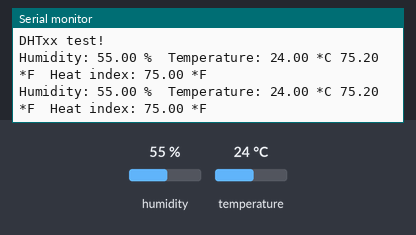
This sketch was run on a simulated Arduino Uno, built with avr-gcc and run on an emulated ATmega328P. Parts: the last lines printed to the serial monitor. Inputs (shaded band) come from the test bench; at power-on: humidity 55 %, temperature 24 °C.

Above: at 2.8 s.
2.9 s: humidity set to 22 %
At 4.5 s:
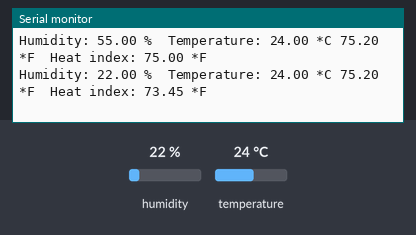
5.6 s: temperature set to 12 °C
At 7.0 s:
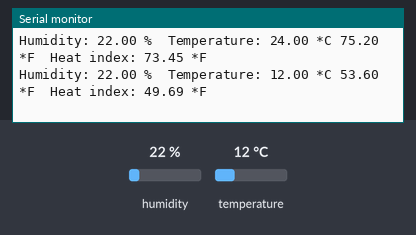
8.3 s: humidity set to 40 %
At 10.7 s:
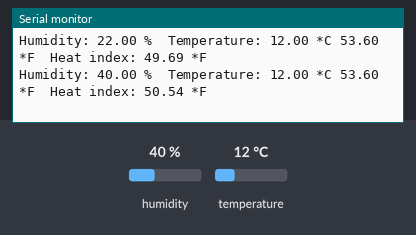
Timing chart, 0 to 12.2 s (numbered marks = the images above; inputs shaded):
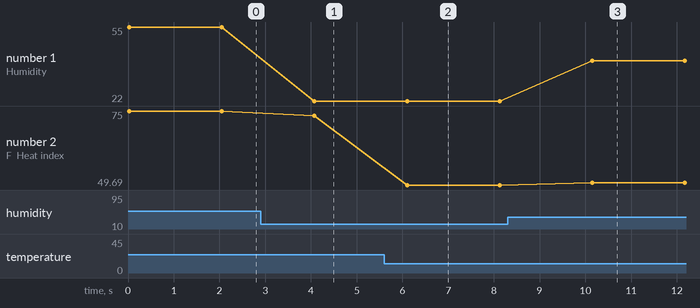

Measured:
- after the input at 2.9 s, the serial monitor: prints a new line after 1.2 s (image 1)
- after the input at 5.6 s, the serial monitor: prints a new line after 0.50 s (image 2)
- after the input at 8.3 s, the serial monitor: prints a new line after 1.9 s (image 3)
- plotted number 1: 55 → 22 after the input at 2.9 s, 22 → 40 after the input at 8.3 s
- plotted number 2: 75 → 73.45 after the input at 2.9 s, 73.45 → 49.69 after the input at 5.6 s, 49.69 → 50.54 after the input at 8.3 s

The sketch:

sketch_nov24a.ino
```cpp
#include "DHT.h"


#define DHTPIN 2

#define DHTTYPE DHT11


DHT dht(DHTPIN, DHTTYPE);


void setup() {

   Serial.begin(115200);

   Serial.println("DHTxx test!");


   dht.begin();

}


void loop() {

   float h = dht.readHumidity();

   float t = dht.readTemperature();

   float f = dht.readTemperature(true);


   if (isnan(h) || isnan(t) || isnan(f)) {

     Serial.println("Failed to read from DHT sensor!");

      return;

   }


   float hi = dht.computeHeatIndex(f, h);


   Serial.print("Humidity: ");

   Serial.print(h);

   Serial.print(" %\t");

   Serial.print("Temperature: ");

   Serial.print(t);

   Serial.print(" *C ");

   Serial.print(f);

   Serial.print(" *F\t");

   Serial.print("Heat index: ");

   Serial.print(hi);

   Serial.println(" *F");


   delay(2000);

}
```

Source omitted: ogo_bmp.cpp.cpp (data table, 6418 bytes)
